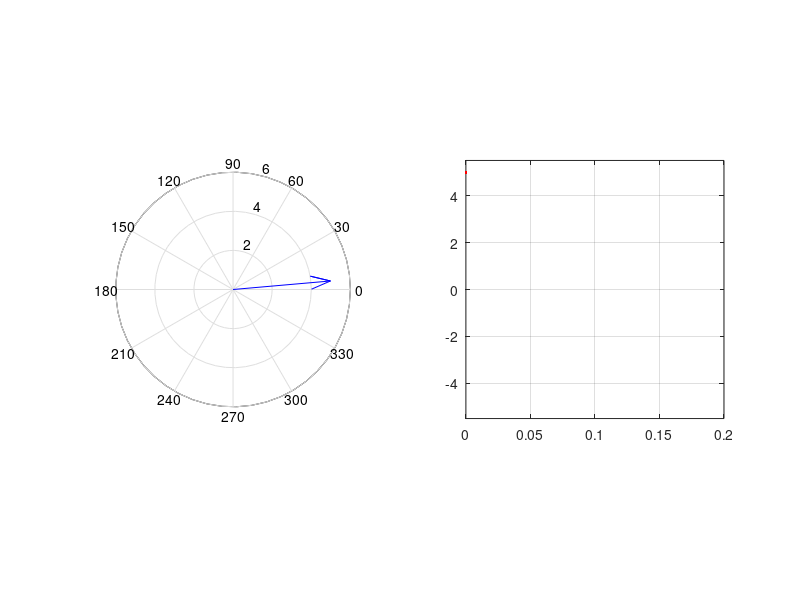

The MATLAB script that drew this image:
% This is a comment

% Initialize Variable
A=1; % note the ; surpress the statement 
B=2;
C=3;
D=4;

%% Display Variable Note the double %% makes breaks the code into sections
A
B
C
D

%% Math

Sum = A+B+C+D

Product = A*B*C*D

%% Pg38 example
clear all:clc
f=input('input frequency');
A=input('amplitude');
theta=input('phase in degree');
omega=2*pi*f; %freq rad/sec
tmax=1/f;     %one period
time=[]; n=0; %initialization
figure(1)
for t=0:tmax/36:tmax %loop
    z=A*exp(j*(omega*t+theta*pi/180));
    x=real(z); y=imag(z); %projection
    time=[time t];        %sequence
    subplot(1,2,1)
    compass(x,y);         %plot vector
    axis('square')        %square axis
    subplot(1,2,2)
    plot(n*tmax/36,x,'r') %plot x point in red
    axis('square');
    axis([0 tmax -1.1*A 1.1*A]); grid %bounds;grid
    hold on
    if n==0;                 %execute next statement when n=0
        pause(0);
    else
        pause(0.1);
    end
    hold off
end
